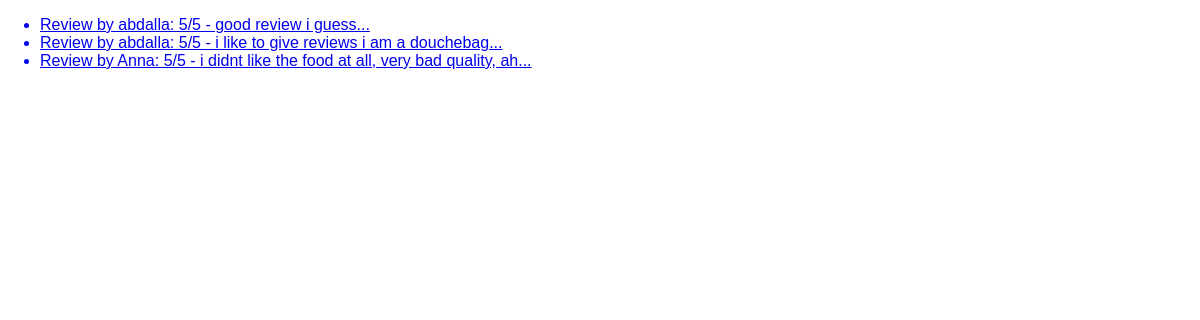
The app's page /reviews, older data.
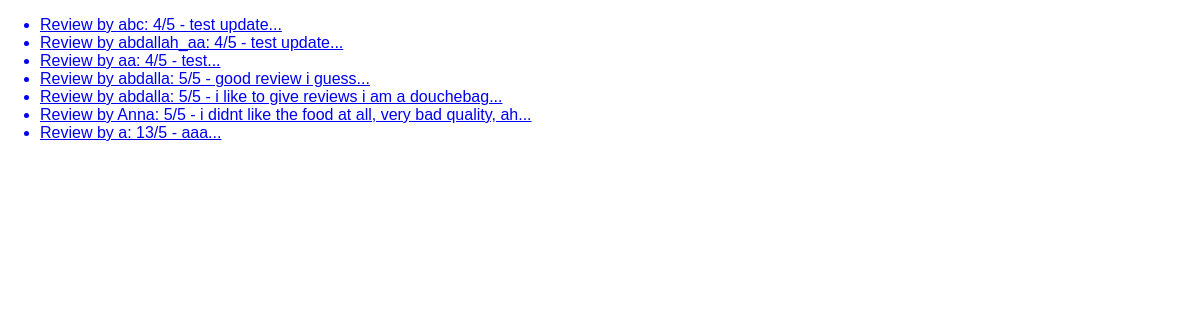
The same page, newer data.
### reviews/models.py (models this page shows)
class Review(models.Model):
    username = models.CharField(max_length=20)
    rating = models.IntegerField(
        validators=[MinValueValidator(1), MaxValueValidator(5)]
    )
    review_text = models.TextField()
    def __str__(self):
        return f"Review by {self.username}: {self.rating}/5 - {self.review_text[:50]}..."
    class Meta:
        verbose_name_plural = "Review's"
    def get_absolute_url(self):
        return reverse("review", args=[self.pk])

### reviews/views.py (the view)
# urls.py: path("reviews", views.ReviewsListView.as_view()),
class ReviewsListView(ListView):
    template_name = "reviews/review_detail.html"
    model = Review
    context_object_name = "reviews"
    def get_queryset(self):
        query = super().get_queryset()
        return query.order_by("rating")

### reviews/templates/reviews/review_detail.html (shortened to what this page needs)
{% extends 'reviews/base.html' %}
{% block content %}
<ul>
    {% for review in reviews %}
    <a href="{{ review.get_absolute_url }}">
        <li>{{ review }}</li>
    </a>
    {% endfor %}
</ul>
{% endblock %}

Row changes from the older to the newer data that the page shows:
added Review: username+rating+review_text "Review by abc: 4/5 - test update..."
added Review: username+rating+review_text "Review by abdallah_aa: 4/5 - test update..."
added Review: username+rating+review_text "Review by aa: 4/5 - test..."
added Review: username+rating+review_text "Review by a: 13/5 - aaa..."
